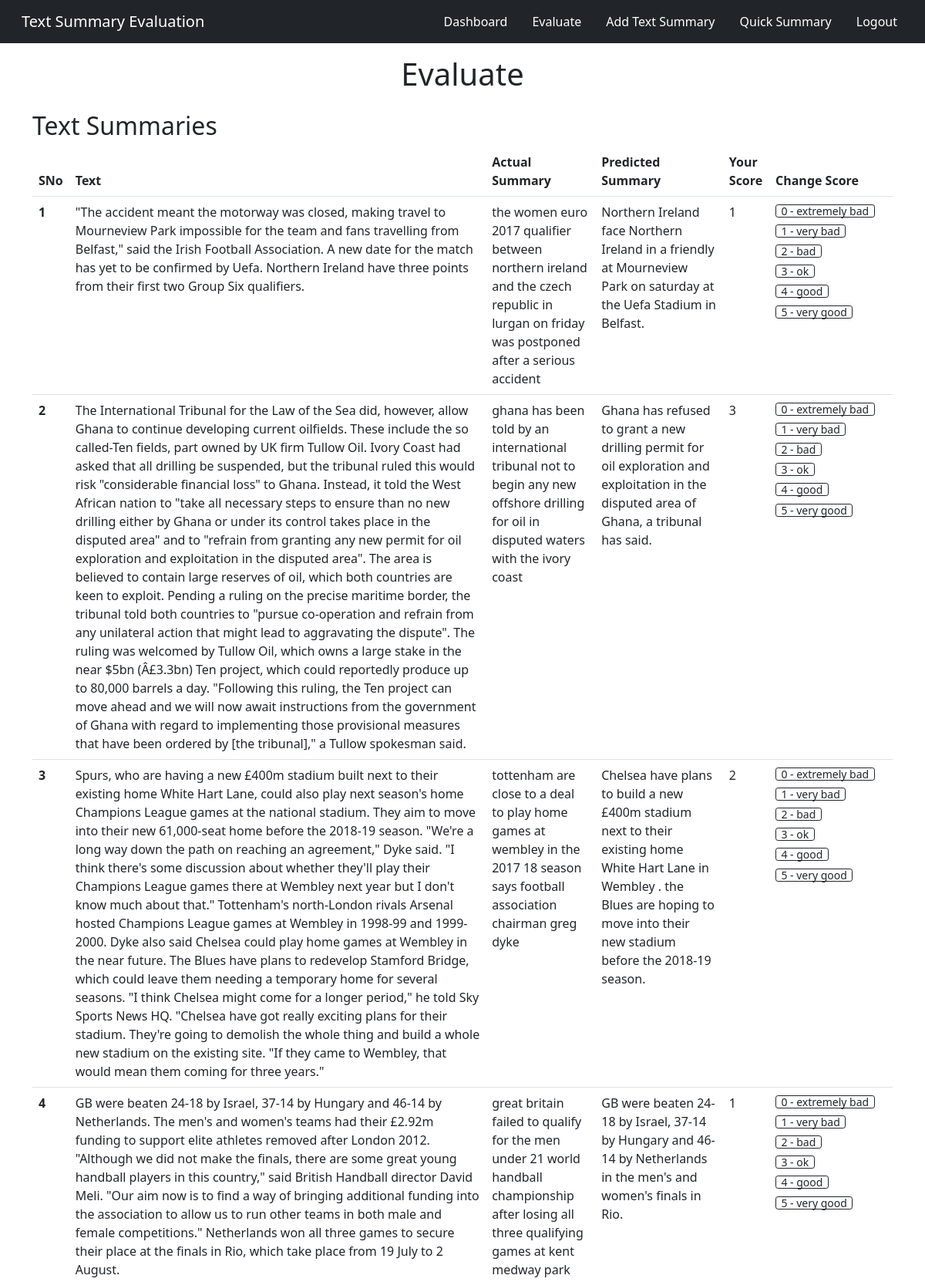
/evaluate (signed in, upper part), run on the app's committed database.
### app.py (models this page shows, shortened)
class TextSum(db.Model):
    sno = db.Column(db.Integer, primary_key=True)
    text = db.Column(db.String(10000), nullable=False)
    predicted_summary = db.Column(db.String(1000), nullable=False)
    actual_summary = db.Column(db.String(1000), nullable=False)
    cos_sim_score = db.Column(db.Float, nullable=True)
    ter_score = db.Column(db.Float, nullable=True)
    meteor_score = db.Column(db.Float, nullable=True)
    human_score = db.Column(db.Float, nullable=True)
    date_created = db.Column(db.DateTime, default=datetime.utcnow)

### app.py (the view)
@app.route('/evaluate', methods=['GET', 'POST'])
@login_required
def evaluate():
    allTextSum = TextSum.query.all()
    for textsum in allTextSum:
        score = Score.query.filter_by(textsum_sno=textsum.sno, user_id=current_user.id).first()
        textsum.human_score = None
        if score:
            textsum.human_score = int(score.score)
    return render_template('evaluate.html', allTextSum=allTextSum)

### app.py (called while the page is built)
@login_manager.user_loader
def load_user(user_id):
    return User.get(user_id)

    def get(id):
        return User.query.filter_by(id=id).first()

### templates/evaluate.html (shortened to what this page needs)
<!DOCTYPE html>
<html lang="en">
<head>
</head>
<body>
{% extends 'base2.html' %}
{% block body %}
    <h1>Evaluate</h1>
    <div class="container">
        <h2>Text Summaries</h2>
        {% if allTextSum|length == 0%}
            <div class="alert alert-dark" role="alert">
                No record
            </div>
        {% else %}
            <table class="table">
                <thead>
                    <tr>
                        <th scope="col">SNo</th>
                        <th scope="col">Text</th>
                        <th scope="col">Actual Summary</th>
                        <th scope="col">Predicted Summary</th>
                        <th scope="col">Your Score</th>
                        <th scope="col">Change Score</th>
                    </tr>
                </thead>
                <tbody>
                    {% for textsum in allTextSum %}
                        <tr>
                            <th scope="row">{{loop.index}}</th>
                            <td>{{textsum.text}}</td>
                            <td>{{textsum.actual_summary}}</td>
                            <td>{{textsum.predicted_summary}}</td>
                            <td>{{textsum.human_score}}</td>
                            <td style="width: 10rem">
                                <a type="button" class="btn btn-outline-dark btn-xs mb-2" href="/evaluate/update_score/{{textsum.sno}}/0">0 - extremely bad</a>
                                <a type="button" class="btn btn-outline-dark btn-xs mb-2" href="/evaluate/update_score/{{textsum.sno}}/1">1 - very bad</a> <br>
                                <a type="button" class="btn btn-outline-dark btn-xs mb-2" href="/evaluate/update_score/{{textsum.sno}}/2">2 - bad</a> <br>
                                <a type="button" class="btn btn-outline-dark btn-xs mb-2" href="/evaluate/update_score/{{textsum.sno}}/3">3 - ok</a> <br>
                                <a type="button" class="btn btn-outline-dark btn-xs mb-2" href="/evaluate/update_score/{{textsum.sno}}/4">4 - good</a> <br>
                                <a type="button" class="btn btn-outline-dark btn-xs mb-2" href="/evaluate/update_score/{{textsum.sno}}/5">5 - very good</a> <br>
                            </td>
                        </tr>
                    {% endfor %}
                </tbody>
            </table>
        {% endif %}
    </div>
{% endblock body %}

### templates/evaluate.html (style rules this page uses)
h1 { padding: 1rem; text-align: center; }
.container { padding-bottom: 10rem; }
.btn-group-xs > .btn, .btn-xs { padding: .25rem .4rem !important; font-size: .875rem !important; line-height: .5 !important; border-radius: .2rem !important; }

### data on the page
TextSum: text "\"The accident meant the motorway was closed, making travel to Mourneview Park impossible for the team and fans travelling from Belfast,\" said the Irish Football Association. A new date for the match has yet to be confirmed by Uefa. Northern Ireland have three points from their first two Group Six qualifiers.", actual_summary "the women euro 2017 qualifier between northern ireland and the czech republic in lurgan on friday was postponed after a serious accident", predicted_summary "Northern Ireland face Northern Ireland in a friendly at Mourneview Park on saturday at the Uefa Stadium in Belfast.", human_score "1"
TextSum: text "The International Tribunal for the Law of the Sea did, however, allow Ghana to continue developing current oilfields. These include the so called-Ten fields, part owned by UK firm Tullow Oil. Ivory Coast had asked that all drilling be suspended, but the tribunal ruled this would risk \"considerable financial loss\" to Ghana. Instead, it told the West African nation to \"take all necessary steps to ensure than no new drilling either by Ghana or under its control takes place in the disputed area\" and to \"refrain from granting any new permit for oil exploration and exploitation in the disputed area\". The area is believed to contain large reserves of oil, which both countries are keen to exploit.…", actual_summary "ghana has been told by an international tribunal not to begin any new offshore drilling for oil in disputed waters with the ivory coast", predicted_summary "Ghana has refused to grant a new drilling permit for oil exploration and exploitation in the disputed area of Ghana, a tribunal has said.", human_score "3"
TextSum: text "Spurs, who are having a new £400m stadium built next to their existing home White Hart Lane, could also play next season's home Champions League games at the national stadium. They aim to move into their new 61,000-seat home before the 2018-19 season. \"We're a long way down the path on reaching an agreement,\" Dyke said. \"I think there's some discussion about whether they'll play their Champions League games there at Wembley next year but I don't know much about that.\" Tottenham's north-London rivals Arsenal hosted Champions League games at Wembley in 1998-99 and 1999-2000. Dyke also said Chelsea could play home games at Wembley in the near future. The Blues have plans to redevelop Stamford…", actual_summary "tottenham are close to a deal to play home games at wembley in the 2017 18 season says football association chairman greg dyke", predicted_summary "Chelsea have plans to build a new £400m stadium next to their existing home White Hart Lane in Wembley . the Blues are hoping to move into their new stadium before the 2018-19 season.", human_score "2"
TextSum: text "GB were beaten 24-18 by Israel, 37-14 by Hungary and 46-14 by Netherlands. The men's and women's teams had their £2.92m funding to support elite athletes removed after London 2012. \"Although we did not make the finals, there are some great young handball players in this country,\" said British Handball director David Meli. \"Our aim now is to find a way of bringing additional funding into the association to allow us to run other teams in both male and female competitions.\" Netherlands won all three games to secure their place at the finals in Rio, which take place from 19 July to 2 August.", actual_summary "great britain failed to qualify for the men under 21 world handball championship after losing all three qualifying games at kent medway park", predicted_summary "GB were beaten 24-18 by Israel, 37-14 by Hungary and 46-14 by Netherlands in the men's and women's finals in Rio.", human_score "1"
